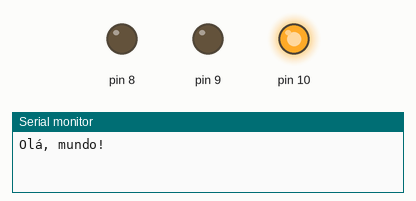
Bench run of a sketch on a simulated Arduino Uno, built with avr-gcc and run on an emulated ATmega328P. On the bench: output pins drawn as LEDs (lit = HIGH), the last lines printed to the serial monitor.

Above: at 0.5 s.
At 1.5 s:
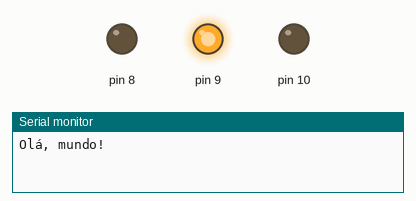
At 5.5 s:
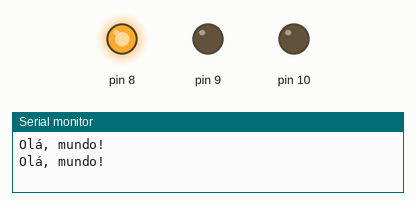
Timing chart, 0 to 6.9 s (numbered marks = the images above):
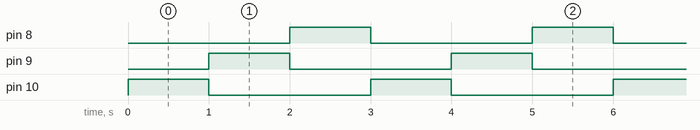

Measured:
- by itself, pin 8–10: alternates HIGH for 1.0 s and LOW for 2.0 s
- by itself, everything shown: repeats every 3.0 s, in 4 steps

The sketch:

projeto_sem_foro1.ino
```cpp
int porta = 10;


#define LEDverde 10
#define LEDamarelo 9
#define LEDvermelho 8

void setup()
{
  pinMode(10, OUTPUT);
  pinMode(9, OUTPUT);
  pinMode(8, OUTPUT);

   Serial.begin(115200);


}


void loop()
{

    Serial.println("Olá, mundo!");
    minhaFuncao();
}

void minhaFuncao(){


  // LED no Pino 10
  digitalWrite(10, HIGH); // Liga o LED
  delay(1000);
  digitalWrite(10, LOW);  // Desliga o LED

  // LED no Pino 9
  digitalWrite(9, HIGH);
  delay(1000);
  digitalWrite(9, LOW);

  // LED no Pino 8
  digitalWrite(8, HIGH);
  delay(1000);
  digitalWrite(8, LOW);
}
```
